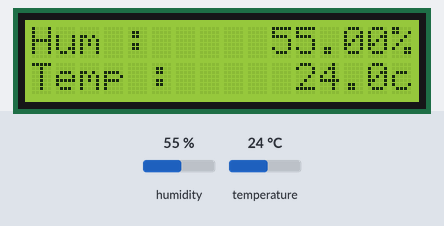
Simulated run of this sketch. Board: Arduino Uno, built with avr-gcc and run on an emulated ATmega328P. On the bench: 16×2 character LCD. The inputs (shaded band) are chosen by the test bench; at power-on: humidity 55 %, temperature 24 °C.

Above: at 3.3 s.
3.4 s: humidity set to 22 %
At 5.7 s:
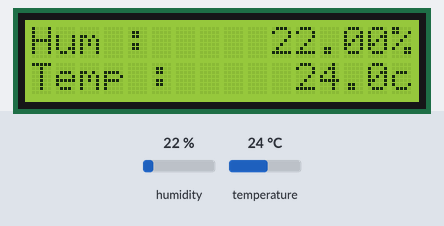
6.7 s: temperature set to 12 °C
At 9.4 s:
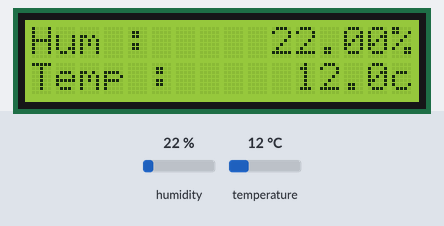
9.9 s: humidity set to 40 %
At 11.9 s:
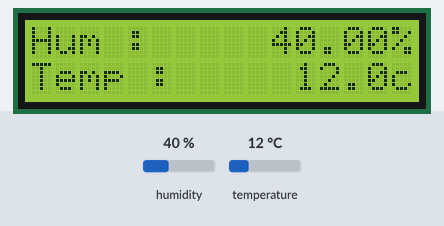
13.1 s: temperature set to 19 °C
At 15.7 s:
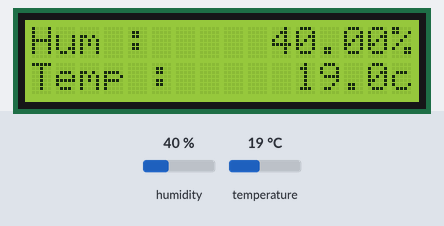
Timing chart, 0 to 17.2 s (numbered marks = the images above; inputs shaded):
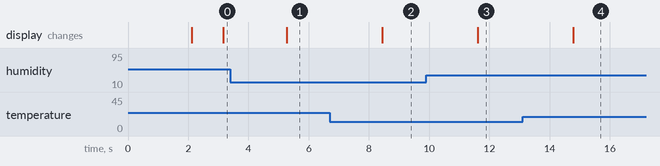

Measured:
- after the input at 3.4 s, the display: changes after 1.9 s (image 1)
- after the input at 6.7 s, the display: changes after 1.7 s (image 2)
- after the input at 9.9 s, the display: changes after 1.7 s (image 3)
- after the input at 13.1 s, the display: changes after 1.7 s (image 4)

The sketch:

LAB31DHT11LCD.ino
```cpp
#include <Wire.h>
#include <LiquidCrystal_I2C.h>

#include <dht11.h>

dht11 DHT11;

#define DHT11PIN 4
LiquidCrystal_I2C lcd(0x27, 16, 2);

void setup() {
    Serial.begin(9600);


    //dht.begin();
    lcd.init();
    lcd.backlight();
    lcd.clear();

   lcd.setCursor(0, 0);
   lcd.print("LAB3.1 Sen-DHT11");
   lcd.setCursor(0, 1);
   lcd.print("Thanapat/Supadet");

   delay(2000);
   lcd.clear();

}

void loop() {


  DHT11.read(DHT11PIN );

 float h =DHT11.humidity ;
float c =DHT11.temperature;
  //float h = DHT11.readHumidity();
  //float c  =DHT11.temperature();
  //float c = dht.readTemperature();
  delay(1000);
  //Serial.print("Humidity: "); Serial.print(h);  Serial.print(" %\t");
  //Serial.print("Temperature: ");  Serial.print(c);  Serial.println(" C");\


    /*display LCD */
  lcd.setCursor(0, 0);
  lcd.print("Hum :");
  lcd.setCursor(7, 0);
  lcd.print("   ");
  lcd.print(h);
  lcd.setCursor(15, 0);
  lcd.print("%");

  lcd.setCursor(0, 1);
  lcd.print("Temp :");
  lcd.setCursor(7, 1);
  lcd.print("    ");
  lcd.print(c);
  lcd.setCursor(15, 1);
  lcd.print("c");
}
```
